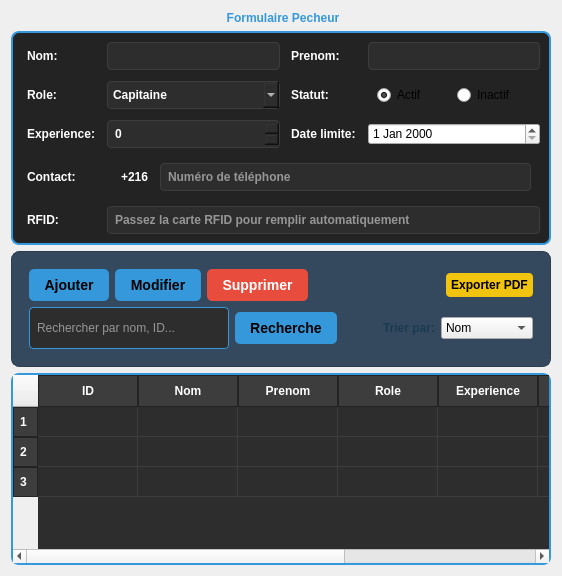
              <widget class="QWidget" name="subPagePech1">
               <layout class="QVBoxLayout" name="verticalLayout_sub1">
                <item>
                 <widget class="QGroupBox" name="groupBox_pecheur_2">
                  <property name="styleSheet">
                   <string notr="true">QGroupBox {
    background-color: #232323;
    border-radius: 8px;
    border: 2px solid #3498db;
    margin-top: 20px;
    color: white;
    font-weight: bold;
}
QGroupBox::title {
    subcontrol-origin: margin;
    subcontrol-position: top center;
    padding: 0 3px;
    color: #3498db;
}
QLabel {
    color: #ffffff;
    font-family: &quot;Segoe UI&quot;;
    font-weight: bold;
    font-size: 12px;
    padding: 2px;
    border: none;
    background: transparent;
}
QLineEdit, QComboBox, QSpinBox {
    color: white;
    background-color: #2d2d2d;
    border: 1px solid #3d3d3d;
    padding: 5px;
    border-radius: 4px;
    font-family: &quot;Segoe UI&quot;;
    font-weight: bold;
}</string>
                  </property>
                  <property name="title">
                   <string>Formulaire Pecheur</string>
                  </property>
                  <layout class="QGridLayout" name="gridLayout_form_2">
                   <item row="0" column="0">
                    <widget class="QLabel" name="l2_2">
                     <property name="text">
                      <string>Nom:</string>
                     </property>
                    </widget>
                   </item>
                   <item row="0" column="1">
                    <widget class="QLineEdit" name="le_nom_2"/>
                   </item>
                   <item row="0" column="2">
                    <widget class="QLabel" name="l3_2">
                     <property name="text">
                      <string>Prenom:</string>
                     </property>
                    </widget>
                   </item>
                   <item row="0" column="3">
                    <widget class="QLineEdit" name="le_prenom_2"/>
                   </item>
                   <item row="1" column="0">
                    <widget class="QLabel" name="l5_2">
                     <property name="text">
                      <string>Role:</string>
                     </property>
                    </widget>
                   </item>
                   <item row="1" column="1">
                    <widget class="QComboBox" name="cb_role_2">
                     <item>
                      <property name="text">
                       <string>Capitaine</string>
                      </property>
                     </item>
                     <item>
                      <property name="text">
                       <string>Matelot</string>
                      </property>
                     </item>
                    </widget>
                   </item>
                   <item row="1" column="2">
                    <widget class="QLabel" name="l7_2">
                     <property name="text">
                      <string>Statut:</string>
                     </property>
                    </widget>
                   </item>
                   <item row="1" column="3">
                    <widget class="QWidget" name="widget_status_2" native="true">
                     <layout class="QHBoxLayout" name="horizontalLayout_status_2">
                      <item>
                       <widget class="QRadioButton" name="radio_status_actif_2">
                        <property name="text">
                         <string>Actif</string>
                        </property>
                        <property name="checked">
                         <bool>true</bool>
                        </property>
                       </widget>
                      </item>
                      <item>
                       <widget class="QRadioButton" name="radio_status_inactif_2">
                        <property name="text">
                         <string>Inactif</string>
                        </property>
                       </widget>
                      </item>
                     </layout>
                    </widget>
                   </item>
                   <item row="2" column="0">
                    <widget class="QLabel" name="l6_2">
                     <property name="text">
                      <string>Experience:</string>
                     </property>
                    </widget>
                   </item>
                   <item row="2" column="1">
                    <widget class="QSpinBox" name="sb_experience_2"/>
                   </item>
                   <item row="2" column="2">
                    <widget class="QLabel" name="l_date_limit_2">
                     <property name="text">
                      <string>Date limite:</string>
                     </property>
                    </widget>
                   </item>
                   <item row="2" column="3">
                    <widget class="QDateEdit" name="dateEdit_limit_2"/>
                   </item>
                   <item row="3" column="0">
                    <widget class="QLabel" name="l_contact_2">
                     <property name="text">
                      <string>Contact:</string>
                     </property>
                    </widget>
                   </item>
                   <item row="3" column="1" colspan="3">
                    <widget class="QWidget" name="widget_contact_2" native="true">
                     <layout class="QHBoxLayout" name="horizontalLayout_contact_2">
                      <property name="spacing">
                       <number>5</number>
                      </property>
                      <item>
                       <widget class="QLabel" name="l_prefix_216_2">
                        <property name="text">
                         <string>+216</string>
                        </property>
                       </widget>
                      </item>
                      <item>
                       <widget class="QLineEdit" name="le_telephone_2">
                        <property name="placeholderText">
                         <string>Numéro de téléphone</string>
                        </property>
                       </widget>
                      </item>
                     </layout>
                    </widget>
                   </item>
                   <item row="4" column="0">
                    <widget class="QLabel" name="l_rfid_2">
                     <property name="text">
                      <string>RFID:</string>
                     </property>
                    </widget>
                   </item>
                   <item row="4" column="1" colspan="3">
                    <widget class="QLineEdit" name="le_rfid_2">
                     <property name="placeholderText">
                      <string>Passez la carte RFID pour remplir automatiquement</string>
                     </property>
                    </widget>
                   </item>
                  </layout>
                 </widget>
                </item>
                <item>
                 <widget class="QFrame" name="framePecheurToolbar">
                  <property name="minimumSize">
                   <size>
                    <width>0</width>
                    <height>50</height>
                   </size>
                  </property>
                  <property name="styleSheet">
                   <string notr="true">QFrame#framePecheurToolbar { background-color: #34495e; border-radius: 8px; padding: 8px; border: 1px solid #2c3e50; }</string>
                  </property>
                  <layout class="QVBoxLayout" name="verticalLayout_pecheur_toolbar">
                   <item>
                    <layout class="QHBoxLayout" name="h_actions_2">
                     <item>
                      <widget class="QPushButton" name="btn_add_2">
                       <property name="font">
                        <font>
                         <family>Segoe UI</family>
                         <pointsize>-1</pointsize>
                         <bold>true</bold>
                        </font>
                       </property>
                       <property name="styleSheet">
                        <string notr="true">QPushButton { border: 1px solid #bdc3c7;
	background-color: #3498db;
	color: black;
	font-family: &quot;Segoe UI&quot;;
	font-size: 14px;
	font-weight: bold;
	border-radius: 5px;
	padding: 8px 15px;
	border: none;
}
QPushButton:hover {
	background-color: #2980b9;
}
QPushButton:pressed {
	background-color: #21618c;
}</string>
                       </property>
                       <property name="text">
                        <string>Ajouter</string>
                       </property>
                      </widget>
                     </item>
                     <item>
                      <widget class="QPushButton" name="btn_edit_2">
                       <property name="font">
                        <font>
                         <family>Segoe UI</family>
                         <pointsize>-1</pointsize>
                         <bold>true</bold>
                        </font>
                       </property>
                       <property name="styleSheet">
                        <string notr="true">QPushButton { border: 1px solid #bdc3c7;
	background-color: #3498db;
	color: black;
	font-family: &quot;Segoe UI&quot;;
	font-size: 14px;
	font-weight: bold;
	border-radius: 5px;
	padding: 8px 15px;
	border: none;
}
QPushButton:hover {
	background-color: #2980b9;
}
QPushButton:pressed {
	background-color: #21618c;
}</string>
                       </property>
                       <property name="text">
                        <string>Modifier</string>
                       </property>
                      </widget>
                     </item>
                     <item>
                      <widget class="QPushButton" name="btn_delete_2">
                       <property name="font">
                        <font>
                         <family>Segoe UI</family>
                         <pointsize>-1</pointsize>
                         <bold>true</bold>
                        </font>
                       </property>
                       <property name="styleSheet">
                        <string notr="true">QPushButton { border: 1px solid #bdc3c7;
	background-color: #e74c3c;
	color: white;
	font-family: &quot;Segoe UI&quot;;
	font-size: 14px;
	font-weight: bold;
	border-radius: 5px;
	padding: 8px 15px;
	border: none;
}
QPushButton:hover {
	background-color: #c0392b;
}
QPushButton:pressed {
	background-color: #a93226;
}</string>
                       </property>
                       <property name="text">
                        <string>Supprimer</string>
                       </property>
                      </widget>
                     </item>
                     <item>
                      <spacer name="s1_2">
                       <property name="orientation">
                        <enum>Qt::Orientation::Horizontal</enum>
                       </property>
                       <property name="sizeHint" stdset="0">
                        <size>
                         <width>40</width>
                         <height>20</height>
                        </size>
                       </property>
                      </spacer>
                     </item>
                     <item>
                      <widget class="QPushButton" name="btn_export_2">
                       <property name="styleSheet">
                        <string notr="true">QPushButton { background-color: #f1c40f; color: black; font-weight: bold; border-radius: 4px; padding: 5px; } QPushButton:hover { background-color: #f39c12; }</string>
                       </property>
                       <property name="text">
                        <string>Exporter PDF</string>
                       </property>
                      </widget>
                     </item>
                    </layout>
                   </item>
                   <item>
                    <layout class="QHBoxLayout" name="h_search_sort_2">
                     <item>
                      <widget class="QLineEdit" name="le_search_2">
                       <property name="minimumSize">
                        <size>
                         <width>200</width>
                         <height>42</height>
                        </size>
                       </property>
                       <property name="styleSheet">
                        <string notr="true">QLineEdit { color: white; background-color: #2d2d2d; border: 1px solid #3498db; border-radius: 4px; padding: 5px; }</string>
                       </property>
                       <property name="placeholderText">
                        <string>Rechercher par nom, ID...</string>
                       </property>
                      </widget>
                     </item>
                     <item>
                      <widget class="QPushButton" name="btn_recherche_2">
                       <property name="styleSheet">
                        <string notr="true">QPushButton { border: 1px solid #bdc3c7;
	background-color: #3498db;
	color: black;
	font-family: &quot;Segoe UI&quot;;
	font-size: 14px;
	font-weight: bold;
	border-radius: 5px;
	padding: 8px 15px;
	border: none;
}
QPushButton:hover {
	background-color: #2980b9;
}
QPushButton:pressed {
	background-color: #21618c;
}</string>
                       </property>
                       <property name="text">
                        <string>Recherche</string>
                       </property>
                      </widget>
                     </item>
                     <item>
                      <spacer name="s2_2">
                       <property name="orientation">
                        <enum>Qt::Orientation::Horizontal</enum>
                       </property>
                       <property name="sizeHint" stdset="0">
                        <size>
                         <width>40</width>
                         <height>20</height>
                        </size>
                       </property>
                      </spacer>
                     </item>
                     <item>
                      <widget class="QLabel" name="lsort_2">
                       <property name="styleSheet">
                        <string notr="true">color: #1a3a52; font-weight: bold; background: transparent;</string>
                       </property>
                       <property name="text">
                        <string>Trier par:</string>
                       </property>
                      </widget>
                     </item>
                     <item>
                      <widget class="QComboBox" name="cb_sort_2">
                       <item>
                        <property name="text">
                         <string>Nom</string>
                        </property>
                       </item>
                       <item>
                        <property name="text">
                         <string>Prénom</string>
                        </property>
                       </item>
                       <item>
                        <property name="text">
                         <string>Experience</string>
                        </property>
                       </item>
                       <item>
                        <property name="text">
                         <string>Date limite</string>
                        </property>
                       </item>
                      </widget>
                     </item>
                    </layout>
                   </item>
                  </layout>
                 </widget>
                </item>
                <item>
                 <widget class="QTableWidget" name="tableWidget_4">
                  <property name="styleSheet">
                   <string notr="true">QTableWidget {
	background-color: #2d2d2d;
	gridline-color: #3d3d3d;
	font-family: &quot;Segoe UI&quot;;
	font-size: 12px;
    font-weight: bold;
	selection-background-color: #3498db;
    border-radius: 8px;
    border: 2px solid #3498db;
    color: white;
}
QHeaderView::section {
	background-color: #3d3d3d;
	color: white;
	padding: 6px;
	border: 1px solid #232323;
	font-weight: bold;
    font-family: &quot;Segoe UI&quot;;
}</string>
                  </property>
                  <property name="editTriggers">
                   <set>QAbstractItemView::EditTrigger::NoEditTriggers</set>
                  </property>
                  <attribute name="horizontalHeaderStretchLastSection">
                   <bool>true</bool>
                  </attribute>
                  <row>
                   <property name="text">
                    <string>1</string>
                   </property>
                  </row>
                  <row>
                   <property name="text">
                    <string>2</string>
                   </property>
                  </row>
                  <row>
                   <property name="text">
                    <string>3</string>
                   </property>
                  </row>
                  <column>
                   <property name="text">
                    <string>ID</string>
                   </property>
                  </column>
                  <column>
                   <property name="text">
                    <string>Nom</string>
                   </property>
                  </column>
                  <column>
                   <property name="text">
                    <string>Prenom</string>
                   </property>
                  </column>
                  <column>
                   <property name="text">
                    <string>Role</string>
                   </property>
                  </column>
                  <column>
                   <property name="text">
                    <string>Experience</string>
                   </property>
                  </column>
                  <column>
                   <property name="text">
                    <string>Statut</string>
                   </property>
                  </column>
                  <column>
                   <property name="text">
                    <string>CIN</string>
                   </property>
                  </column>
                  <column>
                   <property name="text">
                    <string>Date limite</string>
                   </property>
                  </column>
                 </widget>
                </item>
               </layout>
              </widget>
